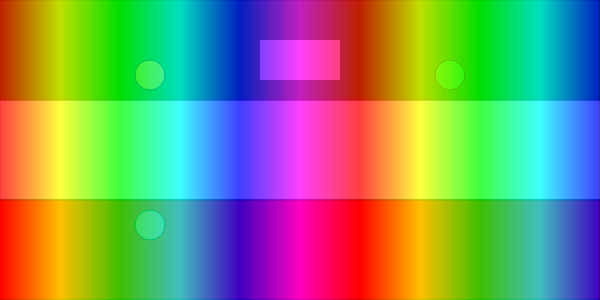
Frame 1 (no input)
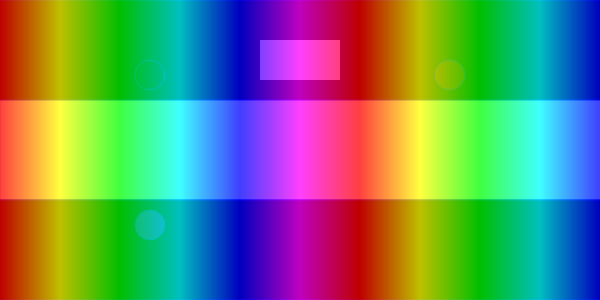
Frame 60 (no input)
Frame 120 (the mouse pressed at the canvas centre since frame 60): identical to frame 60, image omitted

The p5.js sketch that drew these frames (run headless with seeded random() and noise() and a simulated clock; from frame 60 on, the mouse is pressed at the canvas centre):

// p5.js sketch
// ── sketch.js

function setup() {
  createCanvas(600, 300);

}

function draw() {
  background(255);
  fill(0,128,0);
  rect(0,0,width,height);
  fill(255);
  rect(0,height/3,width,height/3);
  fill(255,0,0);
  rect(0,2*height/3,width,height/3);

  fill(255,200,0);
  circle(width/4,height/4,30);
  fill(0,220,50);
  circle(3*width/4,height/4,30);
  fill(255,120,160);
  circle(width/4,3*height/4,30);
  fill(255);
  noStroke();
  rect(width/2-40,40,80,40);

  colorMode(HSB);
  for(let i=0;i<width;i++){
    stroke(i%360,100,100);
    line(i,0,i,height);
  }
}
